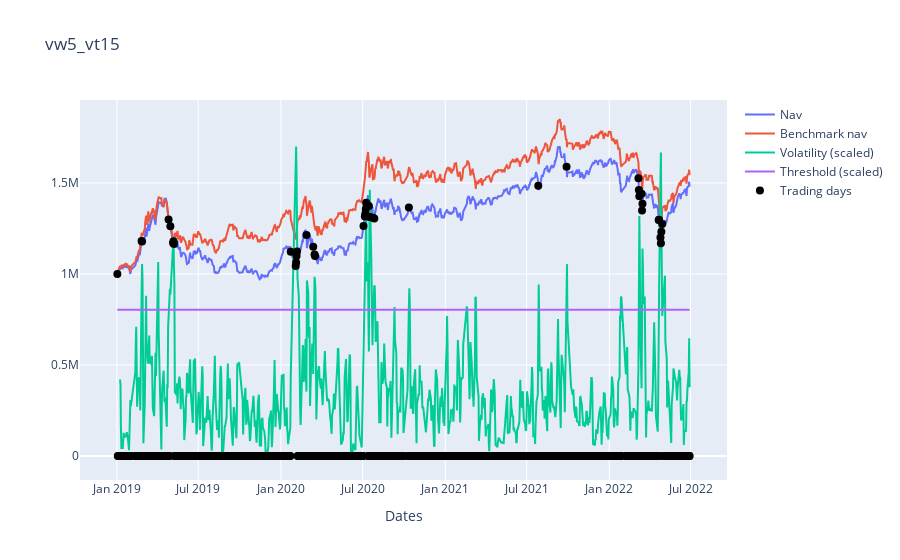
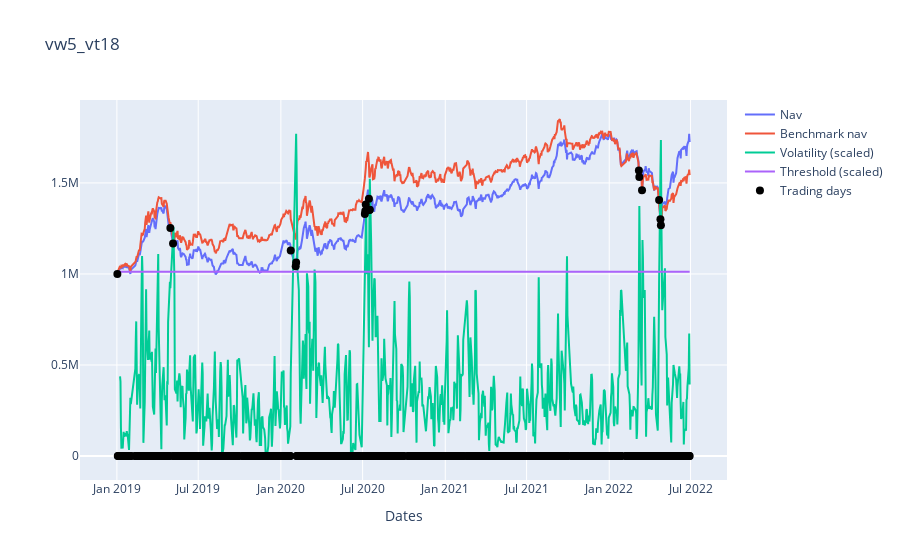
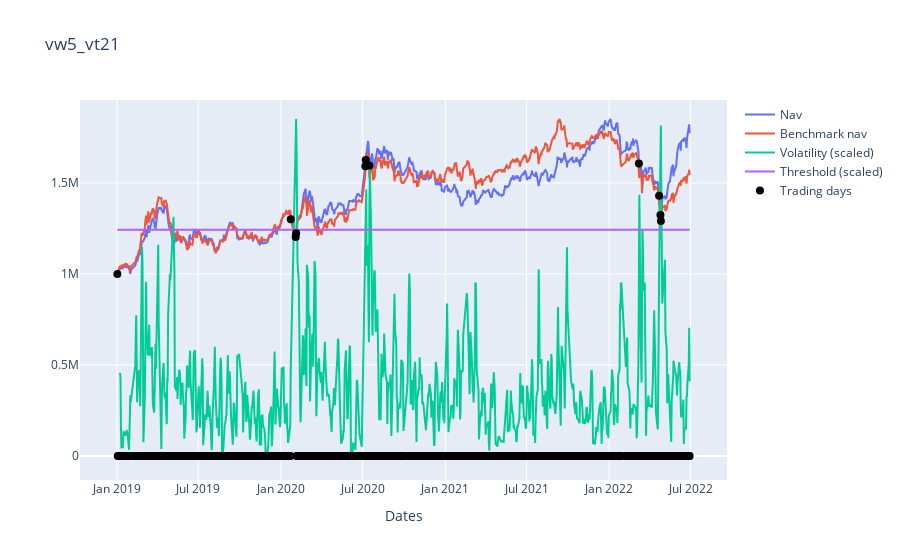
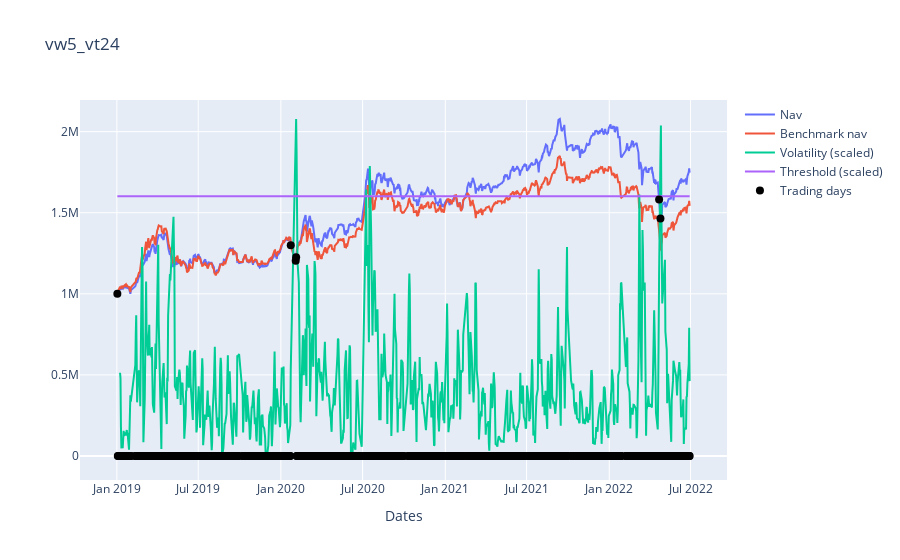

The notebook cell these images were saved under, in order:
### Code cell
import plotly.graph_objects as go

df_names = [
    'vw5_vt15',
    'vw5_vt18',
    'vw5_vt21',
    'vw5_vt24',
    #'vw5_vt20_top5',
    #'sa25_wc_sl', 'sa25_evalsa90_wc_sl_asp_top10',
]

def add_trading_days(df):
    acts = [a for a in df.columns if '_A' in a]
    act_val = df[acts].values
    act_val = np.nan_to_num(act_val)
    no_days = np.all(act_val == np.roll(act_val, shift=-1, axis=0), axis=1).astype(int)
    trad_days = (~no_days.astype(bool)).astype(int)
    df['has trades'] = trad_days
    return df

dfs = [pd.read_csv('records/' + name + '.csv', index_col=0) for name in df_names]
dfs = [turnover(df) for df in dfs]
dfs.append(get_benchmark(test_dates[0], test_dates[1]))
df_vol = concat_df(dfs, df_names + ['SH000905'])
add_trading_days(df_vol)
df_vol['has trades'] *= df_vol['nav']
bm = df_vol[df_vol['strategy'] == 'SH000905'][:-1]

for name in df_names:
    temp_df = df_vol[df_vol['strategy'] == name][:-1]
    vol_window = int(name.split('vw')[-1].split('_')[0])
    vol_th = float('.' + name.split('vt')[-1].split('_')[0])

    b = get_benchmark(test_dates[0], test_dates[1])
    b['volatility'] = b['$close'].rolling(vol_window).std()
    b['vol th'] = (vol_th-np.min(b['volatility']))/(np.max(b['volatility'])-np.min(b['volatility'])) * np.max(temp_df['nav'])
    b['volatility'] = (b['volatility']-np.min(b['volatility']))/(np.max(b['volatility'])-np.min(b['volatility']))
    b['volatility'] *= np.max(temp_df['nav'])

    # plotly setup
    fig=go.Figure(go.Scatter(y=temp_df['nav'], x=temp_df.index,
                             mode='lines', name="Nav"))
    fig.add_traces(go.Scatter(y=bm['nav'], x=temp_df.index,
                             mode='lines', name="Benchmark nav"))
    fig.add_traces(go.Scatter(y=b['volatility'], x=temp_df.index,
                             mode='lines', name="Volatility (scaled)"))
    fig.add_traces(go.Scatter(y=b['vol th'], x=temp_df.index,
                             mode='lines', name="Threshold (scaled)"))
    fig.add_traces(go.Scatter(y=temp_df['has trades'], x=temp_df.index,
                              mode='markers', marker=dict(color='black', size=8), name="Trading days"))
    fig.update_layout(
        title=name,
        xaxis_title="Dates",
    )
    fig.show()

'''
Volatility threshold logic computed with the following code
avg_vol_w = self._ds.volatility(date, self.vol_window)
if avg_vol_w < self.vol_threshold:
    if self.prev_action is not None:
        action = self.prev_action
self.prev_action = action
return super().take_step(date, action, portfolio)
'''

### Figure 1 — Plotly figure (JSON) as saved in the notebook; plotly's stock layout.template omitted (floating-point values rounded to 4 significant figures; data arrays with more than 128 entries replaced by an {"elided": "..."} marker saying what was removed)
{"data": [{"mode": "lines", "name": "Nav", "type": "scatter", "x": {"elided": "846 str values"}, "y": {"elided": "846 float values"}}, {"mode": "lines", "name": "Benchmark nav", "type": "scatter", "x": {"elided": "846 str values"}, "y": {"elided": "846 float values"}}, {"mode": "lines", "name": "Volatility (scaled)", "type": "scatter", "x": {"elided": "846 str values"}, "y": {"elided": "847 float values"}}, {"mode": "lines", "name": "Threshold (scaled)", "type": "scatter", "x": {"elided": "846 str values"}, "y": {"elided": "847 float values"}}, {"marker": {"color": "black", "size": 8}, "mode": "markers", "name": "Trading days", "type": "scatter", "x": {"elided": "846 str values"}, "y": {"elided": "846 float values"}}], "layout": {"title": {"text": "vw5_vt15"}, "xaxis": {"title": {"text": "Dates"}}}}

### Figure 2 — Plotly figure (JSON) as saved in the notebook; plotly's stock layout.template omitted (floating-point values rounded to 4 significant figures; data arrays with more than 128 entries replaced by an {"elided": "..."} marker saying what was removed)
{"data": [{"mode": "lines", "name": "Nav", "type": "scatter", "x": {"elided": "846 str values"}, "y": {"elided": "846 float values"}}, {"mode": "lines", "name": "Benchmark nav", "type": "scatter", "x": {"elided": "846 str values"}, "y": {"elided": "846 float values"}}, {"mode": "lines", "name": "Volatility (scaled)", "type": "scatter", "x": {"elided": "846 str values"}, "y": {"elided": "847 float values"}}, {"mode": "lines", "name": "Threshold (scaled)", "type": "scatter", "x": {"elided": "846 str values"}, "y": {"elided": "847 float values"}}, {"marker": {"color": "black", "size": 8}, "mode": "markers", "name": "Trading days", "type": "scatter", "x": {"elided": "846 str values"}, "y": {"elided": "846 float values"}}], "layout": {"title": {"text": "vw5_vt18"}, "xaxis": {"title": {"text": "Dates"}}}}

### Figure 3 — Plotly figure (JSON) as saved in the notebook; plotly's stock layout.template omitted (floating-point values rounded to 4 significant figures; data arrays with more than 128 entries replaced by an {"elided": "..."} marker saying what was removed)
{"data": [{"mode": "lines", "name": "Nav", "type": "scatter", "x": {"elided": "846 str values"}, "y": {"elided": "846 float values"}}, {"mode": "lines", "name": "Benchmark nav", "type": "scatter", "x": {"elided": "846 str values"}, "y": {"elided": "846 float values"}}, {"mode": "lines", "name": "Volatility (scaled)", "type": "scatter", "x": {"elided": "846 str values"}, "y": {"elided": "847 float values"}}, {"mode": "lines", "name": "Threshold (scaled)", "type": "scatter", "x": {"elided": "846 str values"}, "y": {"elided": "847 float values"}}, {"marker": {"color": "black", "size": 8}, "mode": "markers", "name": "Trading days", "type": "scatter", "x": {"elided": "846 str values"}, "y": {"elided": "846 float values"}}], "layout": {"title": {"text": "vw5_vt21"}, "xaxis": {"title": {"text": "Dates"}}}}

### Figure 4 — Plotly figure (JSON) as saved in the notebook; plotly's stock layout.template omitted (floating-point values rounded to 4 significant figures; data arrays with more than 128 entries replaced by an {"elided": "..."} marker saying what was removed)
{"data": [{"mode": "lines", "name": "Nav", "type": "scatter", "x": {"elided": "846 str values"}, "y": {"elided": "846 float values"}}, {"mode": "lines", "name": "Benchmark nav", "type": "scatter", "x": {"elided": "846 str values"}, "y": {"elided": "846 float values"}}, {"mode": "lines", "name": "Volatility (scaled)", "type": "scatter", "x": {"elided": "846 str values"}, "y": {"elided": "847 float values"}}, {"mode": "lines", "name": "Threshold (scaled)", "type": "scatter", "x": {"elided": "846 str values"}, "y": {"elided": "847 float values"}}, {"marker": {"color": "black", "size": 8}, "mode": "markers", "name": "Trading days", "type": "scatter", "x": {"elided": "846 str values"}, "y": {"elided": "846 float values"}}], "layout": {"title": {"text": "vw5_vt24"}, "xaxis": {"title": {"text": "Dates"}}}}
